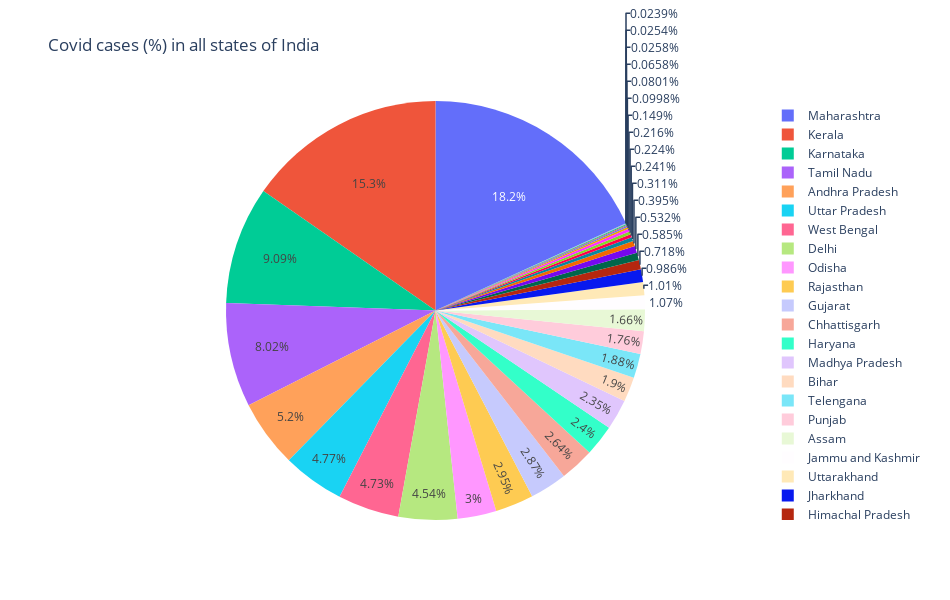

Notebook cell for this chart:
### Markdown cell above
**Insight**    
 Above graph shows us that punjab have highest number of Active Ratio.

### Code cell
# Creates a pie chart showing the percentage distribution of 'Total Cases' across all states/UTs in India
fig = px.pie(df, values='Total Cases', names=df['State/UTs'], title='Covid cases (%) in all states of India')
fig.update_layout(
    width=950,  # width of the chart
    height=600  # height of the chart
)
fig.show() # Displays the interactive pie chart

### Figure 1 — Plotly figure (JSON) as saved in the notebook; plotly's stock layout.template omitted (floating-point values rounded to 4 significant figures)
{"data": [{"domain": {"x": [0, 1], "y": [0, 1]}, "hovertemplate": "State/UTs=%{label}<br>Total Cases=%{value}<extra></extra>", "labels": ["Andaman and Nicobar", "Andhra Pradesh", "Arunachal Pradesh", "Assam", "Bihar", "Chandigarh", "Chhattisgarh", "Daman and Diu", "Delhi", "Goa", "Gujarat", "Haryana", "Himachal Pradesh", "Jammu and Kashmir", "Jharkhand", "Karnataka", "Kerala", "Ladakh", "Lakshadweep", "Madhya Pradesh", "Maharashtra", "Manipur", "Meghalaya", "Mizoram", "Nagaland", "Odisha", "Puducherry", "Punjab", "Rajasthan", "Sikkim", "Tamil Nadu", "Telengana", "Tripura", "Uttar Pradesh", "Uttarakhand", "West Bengal"], "legendgroup": "", "name": "", "showlegend": true, "type": "pie", "values": [10766, 2340676, 67049, 746159, 855267, 100693, 1187695, 11592, 2040910, 263346, 1291383, 1078903, 322905, 482023, 443826, 4088769, 6907241, 29602, 11415, 1056351, 8171048, 140034, 96983, 239560, 36033, 1348409, 177547, 793644, 1326465, 44927, 3610655, 844432, 108493, 2145431, 452571, 2126282]}], "layout": {"height": 600, "legend": {"tracegroupgap": 0}, "title": {"text": "Covid cases (%) in all states of India"}, "width": 950}}
